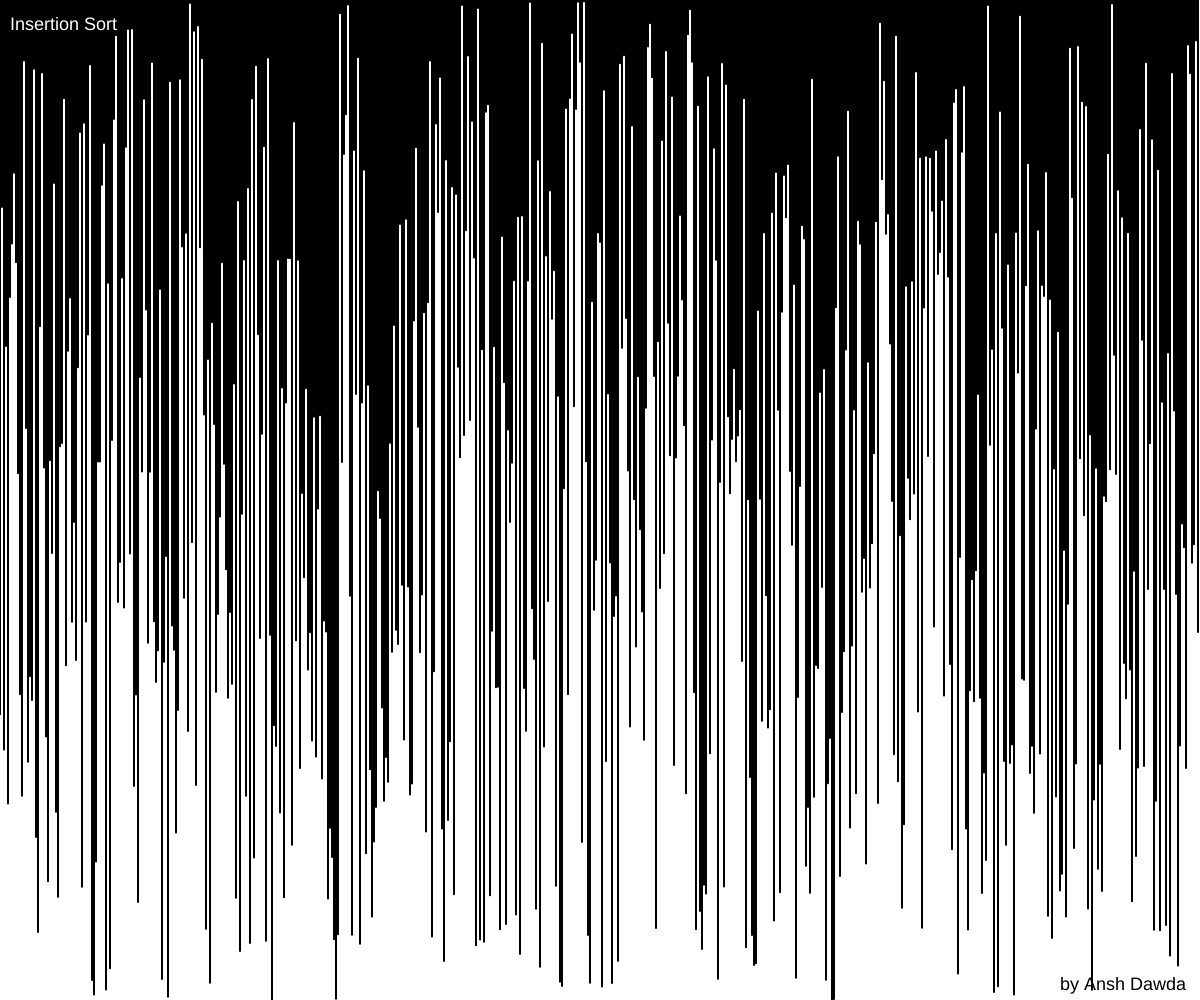
Frame 1 (no input)
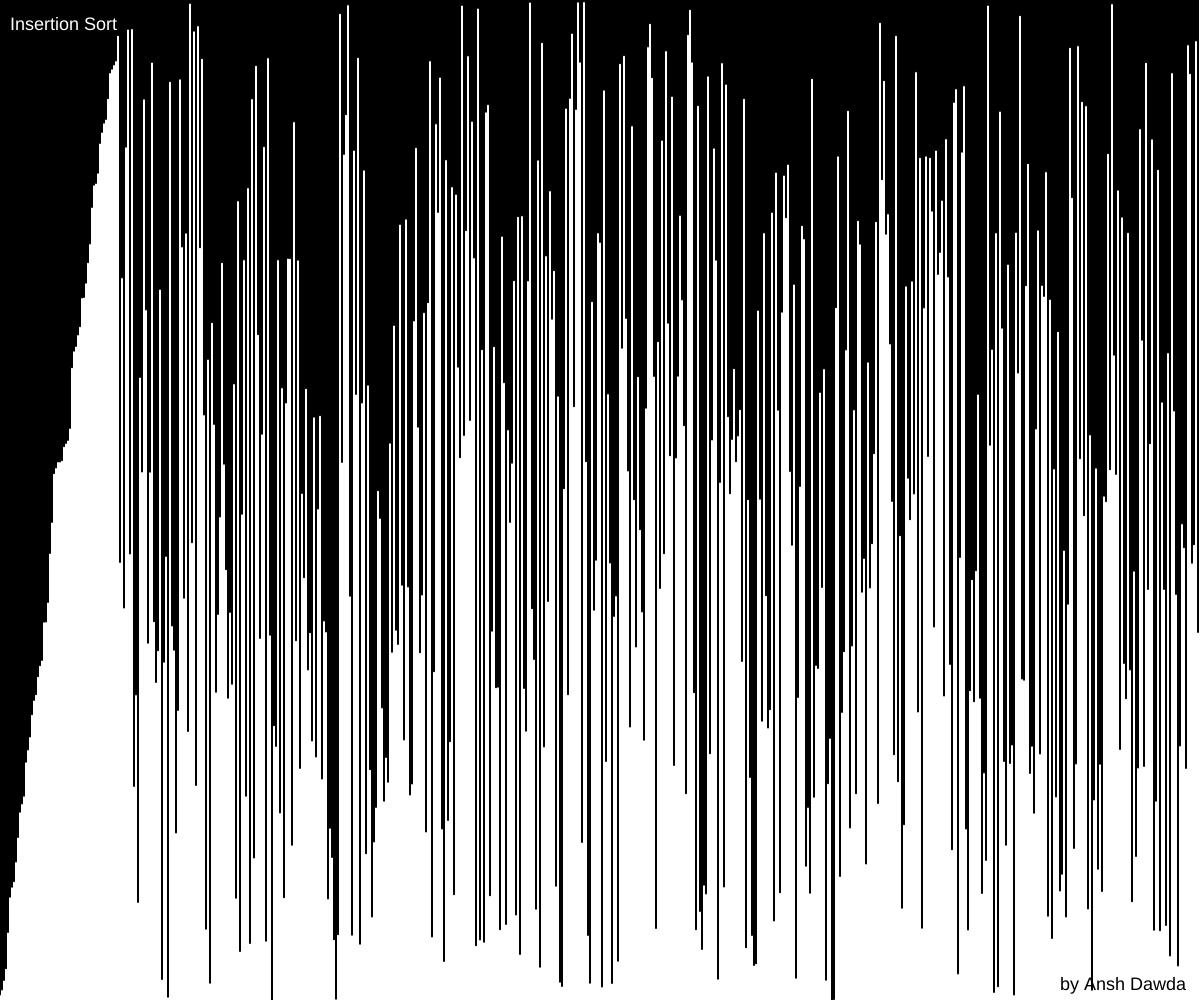
Frame 60 (no input)
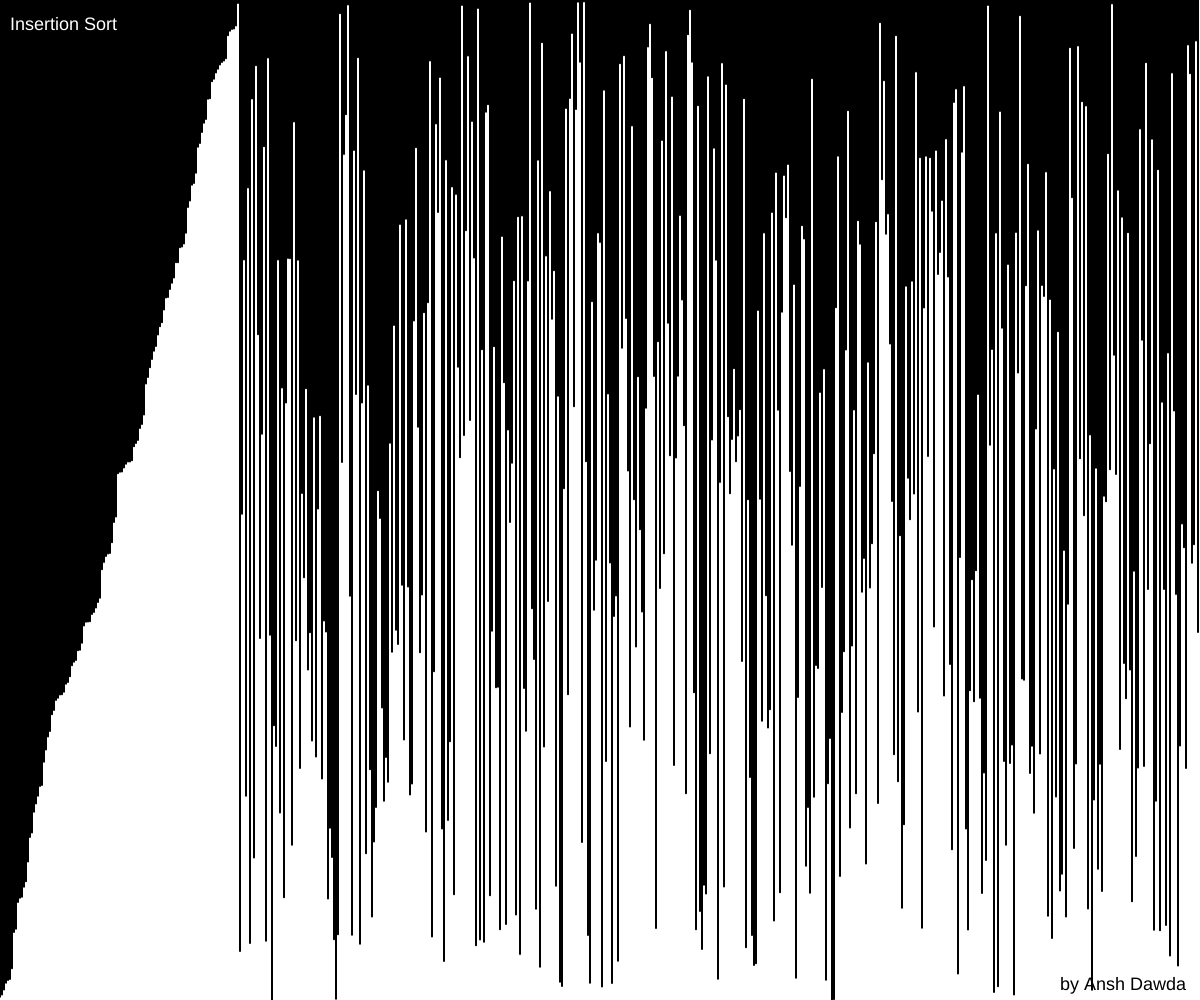
Frame 120 (the mouse pressed at the canvas centre since frame 60)

The p5.js sketch that drew these frames (run headless with seeded random() and noise() and a simulated clock; from frame 60 on, the mouse is pressed at the canvas centre):

// p5.js sketch
// ── sketch.js
let values = [];
let index = 1;

function setup() {
  createCanvas(windowWidth, windowHeight);
  for (let i = 0; i < width / 2; ++i) {
    values[i] = random(height);
  }
}

function draw() {
  if (index == values.length)
    noLoop();
  
  background(255);

  stroke(0);
  strokeWeight(2);
  let x = 0;
  for (let value of values) {
    line(x, 0, x, value);
    x += 2;
  }
  
  let key = values[index];
  let j = index - 1;

  while (j >= 0 && key > values[j]) {
    values[j + 1] = values[j];
    --j;
  }
  values[j + 1] = key;

  if (index < values.length) {
    ++index;
  }

  noStroke();
  fill(255);
  textSize(18);
  text('Insertion Sort', 10, 30);
  fill(0);
  text('by Ansh Dawda', width - 140, height - 10);
}
